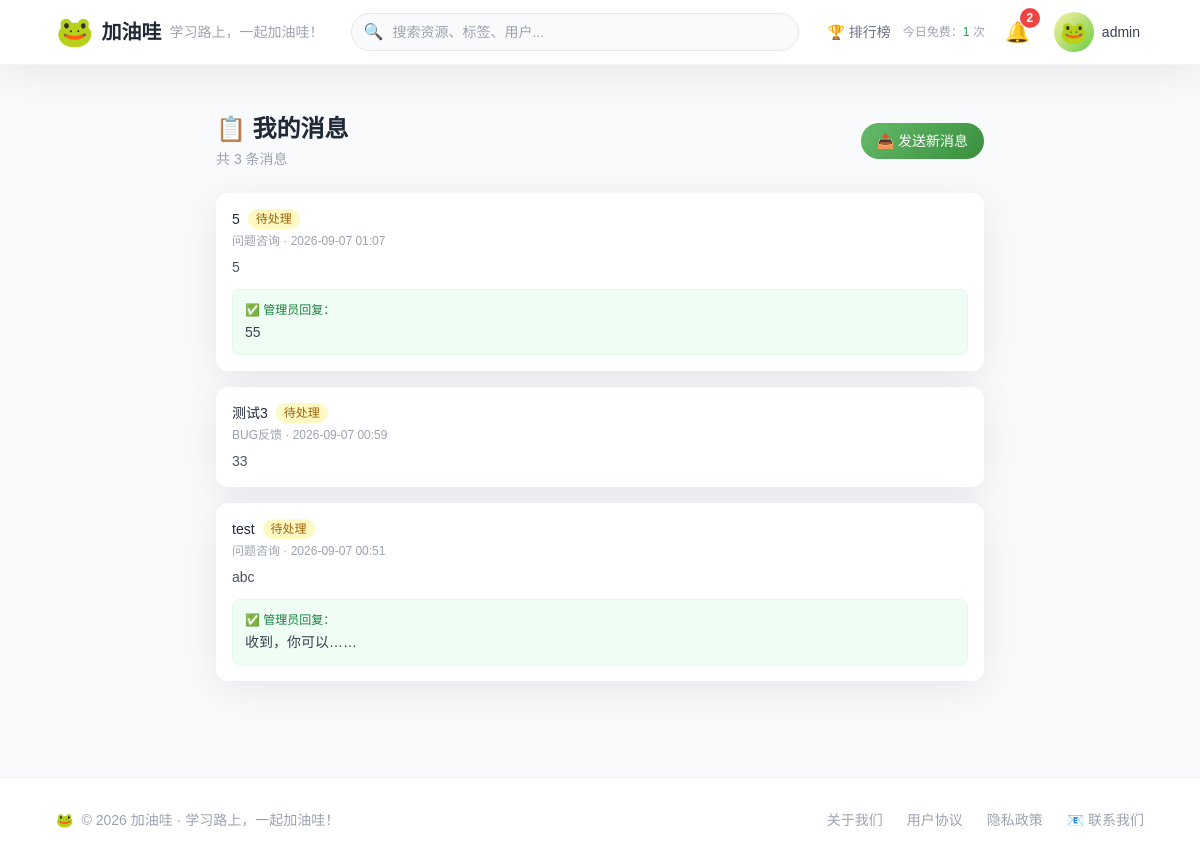
The page /contact/history/ (signed in) on the database its author committed.
### users/models.py (models this page shows, shortened)
class User(AbstractUser):
    avatar = models.URLField(
        max_length=500,
        blank=True,
        null=True,
        help_text="用户自定义头像URL，为空则显示默认青蛙头像"
    )
    oil_balance = models.IntegerField(default=0, help_text="油滴余额")
    level = models.IntegerField(default=1, help_text="成长等级")
    exp = models.IntegerField(default=0, help_text="当前等级经验值")
    level_title = models.CharField(max_length=50, blank=True, default="小蝌蚪", help_text="等级称号")
    has_used_free_trial = models.BooleanField(default=False, help_text="是否已使用首次免费下载")
    invited_by = models.ForeignKey(
        'self',
        null=True,
        blank=True,
        on_delete=models.SET_NULL,
        help_text="邀请人"
    )
    daily_login_date = models.DateField(null=True, blank=True, help_text="最近一次登录日期（用于每日奖励去重）")
    is_banned = models.BooleanField(default=False, help_text="是否被封禁")
    daily_free_downloads = models.IntegerField(
        default=0,
        verbose_name="今日已用免费下载次数"
    )
    last_free_date = models.DateField(
        null=True,
        blank=True,
        verbose_name="上次免费下载日期"
    )
    class Meta:
        db_table = 'users_user'
        verbose_name = '用户'
        verbose_name_plural = '用户'

### contact/models.py (models this page shows, shortened)
class ContactMessage(models.Model):
    TYPE_CHOICES = (
        ('question', '问题咨询'),
        ('bug', 'BUG反馈'),
        ('suggestion', '功能建议'),
        ('other', '其他'),
    )
    STATUS_CHOICES = (
        ('pending', '待处理'),
        ('processing', '处理中'),
        ('resolved', '已解决'),
        ('closed', '已关闭'),
    )
    user = models.ForeignKey(settings.AUTH_USER_MODEL, on_delete=models.CASCADE, verbose_name='用户')
    type = models.CharField(max_length=20, choices=TYPE_CHOICES, default='other', verbose_name='类型')
    title = models.CharField(max_length=100, verbose_name='标题')
    content = models.TextField(verbose_name='内容')
    contact = models.CharField(max_length=100, blank=True, verbose_name='联系方式（选填）')
    status = models.CharField(max_length=20, choices=STATUS_CHOICES, default='pending', verbose_name='状态')
    reply = models.TextField(blank=True, verbose_name='回复内容')
    created_at = models.DateTimeField(auto_now_add=True, verbose_name='提交时间')
    updated_at = models.DateTimeField(auto_now=True, verbose_name='更新时间')
    class Meta:
        db_table = 'contact_message'
        ordering = ['-created_at']
        verbose_name = '联系消息'
        verbose_name_plural = '联系消息'

### contact/views.py (the view)
# urls.py: path('history/', views.contact_history, name='history'),
@login_required
def contact_history(request):
    contact_messages = ContactMessage.objects.filter(user=request.user).order_by('-created_at')
    paginator = Paginator(contact_messages, 20)
    page = request.GET.get('page', 1)
    contact_messages_page = paginator.get_page(page)
    return render(request, 'contact/history.html', {'contact_messages': contact_messages_page})

### templates/contact/history.html (shortened to what this page needs)
{% extends 'base.html' %}
{% load static %}
{% block content %}
<div class="max-w-3xl mx-auto py-6">
    <div class="flex items-center justify-between mb-6">
        <div>
            <h1 class="text-2xl font-bold text-gray-800">📋 我的消息</h1>
            <p class="text-sm text-gray-400 mt-1">共 {{ contact_messages.paginator.count }} 条消息</p>
        </div>
        <a href="{% url 'contact:create' %}" class="btn-primary text-sm py-2 px-4">
            📤 发送新消息
        </a>
    </div>
    {% if contact_messages %}
    <div class="space-y-4">
        {% for message in contact_messages %}
        <div class="bg-white rounded-xl card-shadow p-4">
            <div class="flex items-start justify-between">
                <div class="flex-1">
                    <div class="flex items-center gap-2">
                        <span class="text-sm font-medium text-gray-800">{{ message.title }}</span>
                        <span class="text-xs px-2 py-0.5 rounded-full
                            {% if message.status == 'pending' %}bg-yellow-100 text-yellow-700
                            {% elif message.status == 'processing' %}bg-blue-100 text-blue-700
                            {% elif message.status == 'resolved' %}bg-green-100 text-green-700
                            {% else %}bg-gray-100 text-gray-500{% endif %}">
                            {{ message.get_status_display }}
                        </span>
                    </div>
                    <div class="text-xs text-gray-400 mt-1">
                        {{ message.get_type_display }} · {{ message.created_at|date:"Y-m-d H:i" }}
                    </div>
                    <p class="text-sm text-gray-600 mt-2">{{ message.content }}</p>
                    {% if message.reply %}
                    <div class="mt-3 p-3 bg-green-50 rounded-lg border border-green-100">
                        <div class="text-xs font-medium text-green-700">✅ 管理员回复：</div>
                        <p class="text-sm text-gray-700 mt-1">{{ message.reply }}</p>
                    </div>
                    {% endif %}
                </div>
            </div>
        </div>
        {% endfor %}
    </div>
    {% endif %}
</div>
{% endblock %}

### templates/base.html (shortened to what this page needs)
<!DOCTYPE html>
<html lang="zh-CN">
<head>
    <script src="https://cdn.tailwindcss.com"></script>
</head>
<body x-data="{ mobileMenu: false, notificationOpen: false, userMenuOpen: false }" class="bg-gray-50">
    <nav class="bg-white border-b border-gray-100 sticky top-0 z-50 card-shadow">
        <div class="max-w-6xl mx-auto px-4 sm:px-6 lg:px-8">
            <div class="flex justify-between items-center h-16">
                <a href="/" class="flex items-center space-x-2 flex-shrink-0">
                    <span class="text-3xl">🐸</span>
                    <span class="text-xl font-bold text-gray-800">加油哇</span>
                    <span class="hidden sm:inline text-sm text-gray-400">学习路上，一起加油哇！</span>
                </a>
                <div class="flex-1 max-w-md mx-4 hidden md:block">
                    <form action="/search/" method="GET" class="relative">
                        <input type="text" name="q" placeholder="搜索资源、标签、用户..."
                               class="w-full pl-10 pr-4 py-2 border border-gray-200 rounded-full bg-gray-50 focus:bg-white focus:border-green-400 focus:outline-none transition-all text-sm">
                        <span class="absolute left-3 top-1/2 -translate-y-1/2 text-gray-400">🔍</span>
                    </form>
                </div>
                <div class="flex items-center space-x-3">
                    {% if user.is_authenticated %}
						<a href="{% url 'ranking' %}" class="text-gray-500 hover:text-green-600 transition text-sm font-medium">
							🏆 排行榜
						</a>
						{% if user.is_authenticated %}
						<div class="text-xs text-gray-400 hidden md:block">
							{% if user.last_free_date|date:"Y-m-d" != today %}
								{% with free_left=1 %}
									今日免费：<span class="text-green-600 font-medium">1</span> 次
								{% endwith %}
							{% else %}
								{% with free_left=1|add:user.daily_free_downloads|add:-1 %}
									今日免费：<span class="{% if free_left > 0 %}text-green-600{% else %}text-gray-400{% endif %} font-medium">
										{{ free_left }}
									</span> 次
								{% endwith %}
							{% endif %}
						</div>
						{% endif %}
						<div x-data="{ open: false }" class="relative">
							<button @click="open = !open"
									@click.away="open = false"
									class="relative p-2 rounded-full hover:bg-gray-100 transition">
								<span class="text-xl">🔔</span>
								{% if unread_count > 0 %}
								<span class="absolute -top-0.5 -right-0.5 bg-red-500 text-white text-xs rounded-full w-5 h-5 flex items-center justify-center font-bold">
									{{ unread_count }}
								</span>
								{% endif %}
							</button>
						</div>
						<div x-data="{ open: false }" class="relative">
							<button @click="open = !open"
									@click.away="open = false"
									class="flex items-center space-x-2 p-1 rounded-full hover:bg-gray-100 transition">
								<span class="avatar-frog">🐸</span>
								<span class="text-sm font-medium text-gray-700 hidden sm:block">{{ user.first_name|default:user.username }}</span>
							</button>
						</div>
                    {% else %}
                        <a href="{% url 'users:login' %}" class="text-gray-600 hover:text-green-600 text-sm font-medium">登录</a>
                        <a href="{% url 'users:register' %}" class="btn-primary text-sm py-2 px-4">免费注册</a>
                    {% endif %}
                </div>
            </div>
        </div>
    </nav>
    <main class="max-w-6xl mx-auto px-4 sm:px-6 lg:px-8 py-6">
        {% block content %}{% endblock %}
    </main>
    <footer class="bg-white border-t border-gray-100 mt-12">
        <div class="max-w-6xl mx-auto px-4 sm:px-6 lg:px-8 py-8">
            <div class="flex flex-col sm:flex-row justify-between items-center text-sm text-gray-400">
                <div class="flex items-center space-x-2">
                    <span>🐸</span>
                    <span>© 2026 加油哇 · 学习路上，一起加油哇！</span>
                </div>
                <div class="flex space-x-6 mt-4 sm:mt-0">
                    <a href="#" class="hover:text-green-600">关于我们</a>
                    <a href="#" class="hover:text-green-600">用户协议</a>
                    <a href="#" class="hover:text-green-600">隐私政策</a>
					<a href="{% url 'contact:create' %}" class="hover:text-green-600">📧 联系我们</a>
                </div>
            </div>
        </div>
    </footer>
</body>
</html>

### templates/base.html (style rules this page uses)
* { font-family: 'Noto Sans SC', sans-serif; }
.avatar-frog { display: inline-flex; align-items: center; justify-content: center; width: 40px; height: 40px; border-radius: 50%; background: linear-gradient(135deg, #f9f4a3, #6ccc44); font-size: 22px; flex-shrink: 0; }
.btn-primary { background: linear-gradient(135deg, #66BB6A, #388E3C); color: white; padding: 10px 24px; border-radius: 9999px; font-weight: 500; transition: all 0.2s; }
.card-shadow { box-shadow: 0 8px 40px rgba(0, 0, 0, 0.08); }

### rows shown on the page
User: first_name "admin"
ContactMessage: title "5", status "待处理", type "问题咨询", created_at "2026-09-07 01:07", content "5", reply "55"
ContactMessage: title "测试3", status "待处理", type "BUG反馈", created_at "2026-09-07 00:59", content "33"
ContactMessage: title "test", status "待处理", type "问题咨询", created_at "2026-09-07 00:51", content "abc", reply "收到，你可以……"

### other values the page prints
{{ unread_count }} "2"
{{ contact_messages.paginator.count }} "3"
